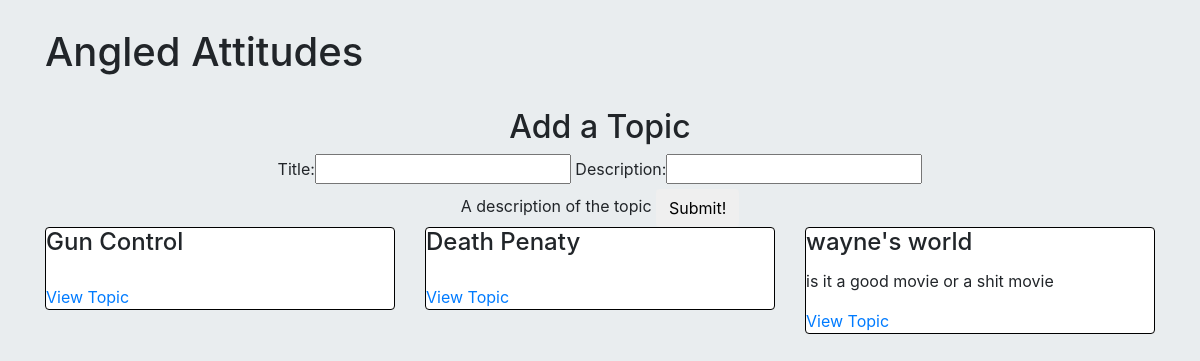
The page / on the database its author committed.
### chooseASide/models.py (models this page shows, shortened)
class Topic(models.Model):
    title = models.CharField(max_length=30, unique=True)
    popularity_score = models.IntegerField(default=0)
    description = models.CharField(max_length=100, default="")
    top_pro = models.ForeignKey("Thought", related_name="top_pro", blank=True, null=True)
    top_con = models.ForeignKey("Thought", related_name="top_con", blank=True,null=True)
    is_company = models.BooleanField(default=False)
    created = models.DateTimeField(auto_now_add=True)
    slug = models.CharField(max_length=30)

### chooseASide/views.py (the view)
# urls.py: 2. Add a URL to urlpatterns:  url(r'^$', views.home, name='home')
def home(request):
    print(request.META.get("HTTP_USER_AGENT"))  # this
    print("____")
    print(request.META.get("REMOTE_ATTR"))
    all_topics = models.Topic.objects.all()
    if request.method == "POST":
        form = forms.CreateTopic(request.POST)
        if form.is_valid():
            new_topic = models.Topic(title=form.cleaned_data['title'],
                                     description=form.cleaned_data['description'])
            new_topic.save()
            return HttpResponseRedirect("/")
    else:
        form = forms.CreateTopic()
    return render(request, "chooseASide/topic_list.html", {"topics": all_topics,
                                                               "form": form})

### chooseASide/forms.py
class CreateTopic(forms.Form):
    title = forms.CharField(required=True)
    description = forms.CharField(max_length=100, help_text="A description of the topic")

### chooseASide/templates/chooseASide/topic_list.html (shortened to what this page needs)
{%extends "chooseASide/base.html"%}
{% block content %}
<br>
<div class="row">
    <div class="col-sm-12 text-center">
        <h2>Add a Topic</h2>
        <form method="post">
            {{form}}
            <button type="submit" value="submit" class="btn">Submit!</button>
        </form>
    </div>
</div>
<div class="row">
    {% for topic in topics %}
        <div class="col-sm-4">
            <div class="card card-block">
                <h4 class="card-title">{{topic.title}}</h4>
                <p class="card-text">{{topic.description}}</p>
                <a class="card-link" href="{% url 'sides:create_angle'  topic=topic.slug %}"> View Topic</a>
            </div>
        </div>
    {% endfor %}
</div>
{% endblock %}

### chooseASide/static/css/styles.css (style rules this page uses)
body { background-color: #E9EDEF; }
.card { border-color: black }

### rows shown on the page
Topic: title "Gun Control"
Topic: title "Death Penaty"
Topic: title "wayne's world", description "is it a good movie or a shit movie"
